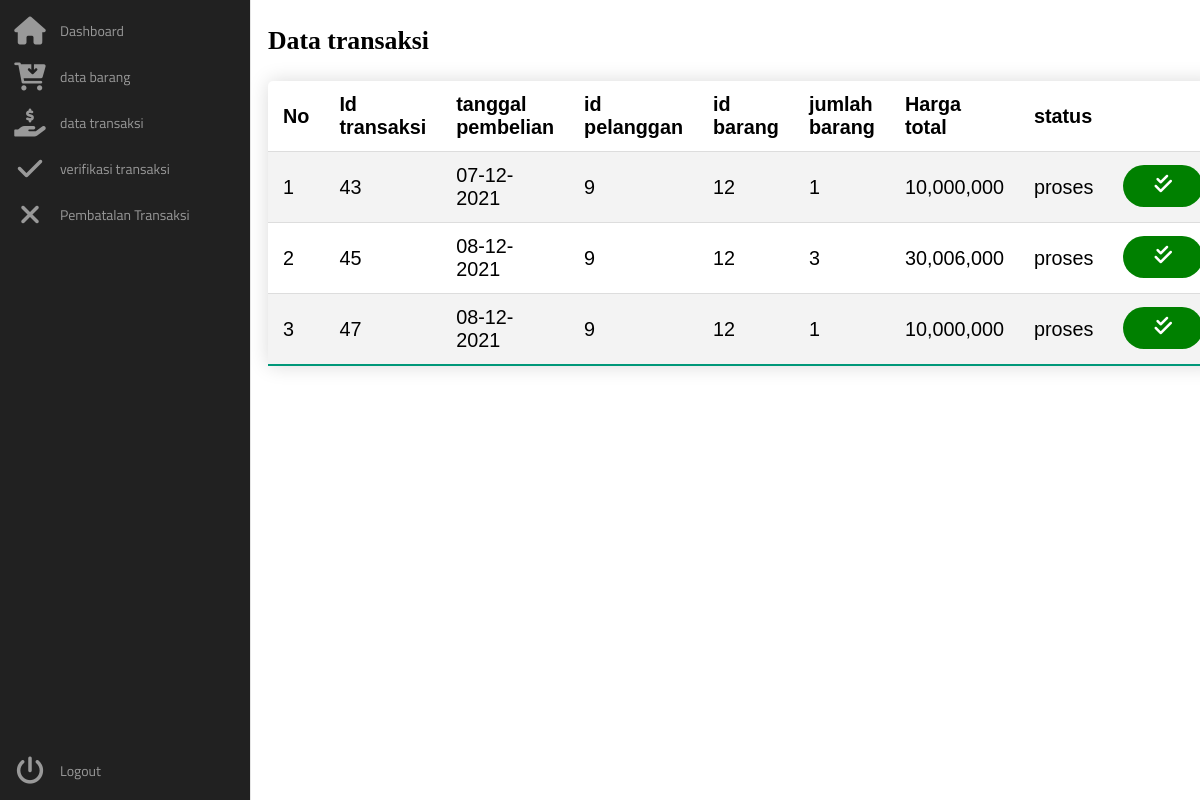
/penjual/verifikasi_penjualan.php (signed in), run on the app's committed database.
### tables this page shows
CREATE TABLE `transaksi` (
  `id_transaksi` int(10) NOT NULL,
  `tgl_transaksi` varchar(100) NOT NULL,
  `id_user` int(11) NOT NULL,
  `id_barang` varchar(10) NOT NULL,
  `quantity` int(11) NOT NULL,
  `total_harga` decimal(10,0) NOT NULL,
  `status` enum('proses','batal','dibatalkan','selesai') NOT NULL
);

### function.php (called while the page is built, shortened)
<?php
require 'koneksi.php';
function query($query){
    global $conn;
    $result =mysqli_query($conn, $query);
    $rows = [];
    while($row = mysqli_fetch_assoc($result)){
        $rows[]= $row;
    }
return $rows;
}
?>

### penjual/verifikasi_penjualan.php (the view, shortened to what this page needs)
<?php
require '../function.php';
$transaksi = query("SELECT * FROM transaksi WHERE status= 'proses'");
?>
<?php
include '../layout/layoutpenjual.php';?>
<div class="main1">
    <h3>Data transaksi</h3>
<table class="styled-table">
<tr>
        <th>No</th>
        <th>Id transaksi</th>
        <th>tanggal pembelian</th>
        <th>id pelanggan</th>
        <th>id barang</th>
        <th>jumlah barang</th>
        <th>Harga total</th>
        <th>status</th>
    </tr>
    <?php $i = 1;?>
    <?php foreach($transaksi as $data) : ?>
    <tr>
        <td><?= $i; ?></td>
        <td><?= $data['id_transaksi']; ?></td>
        <td><?= $data['tgl_transaksi']; ?></td>
        <td><?= $data['id_user']; ?></td>
        <td><?= $data['id_barang']; ?></td>
        <td><?= $data['quantity']; ?></td>
        <td><?= number_format($data['total_harga']); ?></td>
        <td><?= $data['status']; ?></td>
        <td>
            <a href="detail_transaksi.php?id=<?= $data['id_transaksi']; ?>"
            class="edit" onclick="return "><i class="fa fa-check-double"></i></a>
    </tr>
    <?php $i++; ?>
    <?php endforeach;?>
</table>
</div>

### style/1style.css (style rules this page uses)
body { background-image: url("https://i.pinimg.com/originals/ec/ed/ff/ecedff129175e421ffb2a94cab310bba.jpg"); }
.fa { position: relative; display: table-cell; width: 60px; height: 36px; text-align: center; vertical-align: middle; font-size: 20px; }
.main1 { margin-left: 250px; font-size: 22px; padding: 0px 10px; margin-top: 20px; }
table { border-collapse: collapse; width: 100%; border-spacing: 0; border: 0px solid #fff; background: #ffffff; padding: 10px; margin-top: 20px; border-radius: 5px; }
th, td { text-align: left; padding: 18px; }
a.edit { text-decoration: none; background: green; padding: 10px; color: #fff; border-radius: 40px; }
i { padding-top: 10px; }
.styled-table th, .styled-table td { padding: 12px 15px; }
.styled-table { border-collapse: collapse; margin: 25px 0; font-size: 0.9em; font-family: sans-serif; min-width: 400px; box-shadow: 0 0 20px rgba(0, 0, 0, 0.15); }
.styled-table tbody tr { border-bottom: 1px solid #dddddd; }
.styled-table tbody tr:nth-of-type(even) { background-color: #f3f3f3; }
.styled-table tbody tr:last-of-type { border-bottom: 2px solid #009879; }

### data on the page
transaksi: id_transaksi "43", tgl_transaksi "07-12-2021", id_user "9", id_barang "12", quantity "1", total_harga "10,000,000", status "proses"
transaksi: id_transaksi "45", tgl_transaksi "08-12-2021", id_user "9", id_barang "12", quantity "3", total_harga "30,006,000", status "proses"
transaksi: id_transaksi "47", tgl_transaksi "08-12-2021", id_user "9", id_barang "12", quantity "1", total_harga "10,000,000", status "proses"
